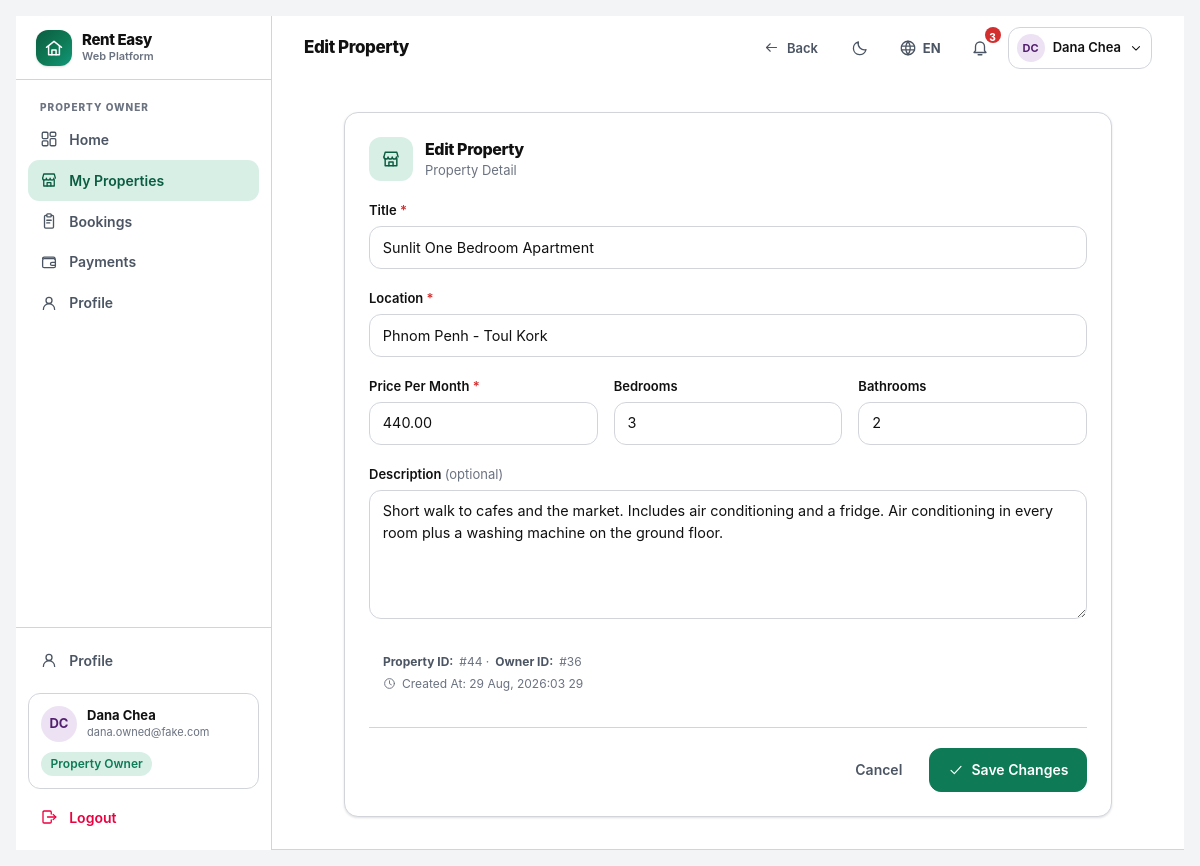
/owner/properties/44/edit/ (signed in), run on the app's committed database.
### accounts/models.py (models this page shows, shortened)
class User(AbstractBaseUser, PermissionsMixin):
    email = models.EmailField(unique=True, max_length=254)
    username = models.CharField(max_length=30, unique=True, validators=[USERNAME_VALIDATOR])
    full_name = models.CharField(max_length=120, blank=True)
    role = models.CharField(max_length=16, choices=Role.choices, default=Role.RENTER, db_index=True)
    is_active = models.BooleanField(default=True)
    is_staff = models.BooleanField(default=False)
    date_joined = models.DateTimeField(default=timezone.now)
    last_login_at = models.DateTimeField(null=True, blank=True)
    objects = UserManager()
    USERNAME_FIELD = "email"
    REQUIRED_FIELDS = ["username"]
    class Meta:
        ordering = ["full_name", "email"]
        indexes = [models.Index(fields=["role", "is_active"])]
    @property
    def display_name(self) -> str:
        return self.full_name.strip() or self.username or self.email
    @property
    def is_renter(self) -> bool:
        return self.role == Role.RENTER
    @property
    def is_owner(self) -> bool:
        return self.role == Role.OWNER
    @property
    def avatar_hue(self) -> int:
        digest = sum(ord(c) for c in self.email)
        return (digest * 37) % 360

### listings/models.py (models this page shows, shortened)
class Property(models.Model):
    title = models.CharField(max_length=160)
    location = models.CharField(max_length=160, db_index=True)
    price_per_month = models.DecimalField(
        max_digits=10, decimal_places=2, validators=[MinValueValidator(0)], db_index=True
    )
    bedrooms = models.PositiveSmallIntegerField(default=1)
    bathrooms = models.PositiveSmallIntegerField(default=1)
    description = models.TextField(blank=True)
    owner = models.ForeignKey(settings.AUTH_USER_MODEL, on_delete=models.CASCADE, related_name="properties")
    created_at = models.DateTimeField(default=timezone.now)
    updated_at = models.DateTimeField(auto_now=True)
    objects = PropertyQuerySet.as_manager()
    class Meta:
        ordering = ["-created_at"]
        indexes = [
            models.Index(fields=["owner", "-created_at"]),
            models.Index(fields=["location", "price_per_month"]),
        ]

### listings/views.py (the view)
# urls.py: path("owner/properties/<int:pk>/edit/", views.owner_edit, name="owner_edit"),
@http_methods("GET", "POST")
@login_required
@role_guard("is_owner")
def owner_edit(request, pk: int):
    property_obj = get_object_or_404(Property, pk=pk, owner=request.user)
    form = PropertyForm(request.POST or None, instance=property_obj)
    if request.method == "POST" and form.is_valid():
        form.save()
        request.session["renteasy_flash"] = "property_updated"
        return redirect("listings:owner_list")
    return render(
        request,
        "listings/owner_form.html",
        {"form": form, "mode": "edit", "property": property_obj, "title_key": "edit_property", "submit_key": "save_changes"},
    )

### core/context_processors.py (called while the page is built)
def site(request):
    return {
        "SITE_NAME": "Rent Easy",
        "SUPPORTED_LANGUAGES": [
            {"code": code, "label": meta["label"], "native_label": meta["native_label"], "flag": meta["flag"]}
            for code, meta in i18n.LANGUAGES.items()
        ],
        "DEFAULT_LANGUAGE": i18n.DEFAULT_LANGUAGE,
        "DEBUG": settings.DEBUG,
    }

def i18n_context(request):
    language = getattr(request, "LANGUAGE_CODE_UI", i18n.DEFAULT_LANGUAGE)
    return {
        "LANG": language,
        "IS_KHMER": language == "km",
        "T": getattr(request, "translator", None) or i18n.Translator(language),
        "THEME": getattr(request, "theme", "light"),
        "IS_DARK": getattr(request, "theme", "light") == "dark",
    }

### core/i18n.py (called while the page is built)
    def __call__(self, key: str, /, **kwargs) -> str:
        pair = CATALOG.get(key)
        if pair is None:
            return key
        value = pair[1] if self.is_khmer else pair[0]
        if kwargs:
            try:
                return value.format(**kwargs)
            except (KeyError, IndexError, ValueError):
                return value
        return value

    def role_label(self, role: str | None) -> str:
        if not role:
            return self("unknown")
        return self(ROLE_KEYS.get(role, "unknown"))

### core/icons.py (called while the page is built)
def render_icon(name: str, size: int | str = 20, class_name: str = "", stroke_width: float | str | None = None) -> str:
    body = ICONS.get(name)
    if body is None:
        body = ICONS["info"]
    attrs = _STROKE_ATTRS
    if stroke_width is not None:
        attrs = attrs.replace('stroke-width="1.75"', f'stroke-width="{stroke_width}"')
    cls = f' class="{class_name}"' if class_name else ""
    return f'<svg {attrs}{cls} width="{size}" height="{size}">{body}</svg>'

### core/templatetags/ui.py (called while the page is built)
@register.simple_tag(name="icon")
def icon_tag(name: str, size: int = 20, css_class: str = "", stroke_width=None) -> str:
    return mark_safe(icon_lib.render_icon(name, size=size, class_name=css_class, stroke_width=stroke_width))

def _translator(context) -> Translator:
    t = context.get("T")
    return t if isinstance(t, Translator) else Translator("en")

def _active_language() -> str:
    return django_translation.get_language() or i18n_DEFAULT_LANGUAGE

@register.simple_tag(takes_context=True)
def role_label(context, role):
    return {"label": _translator(context).role_label(role), "raw": role or ""}

### notifications/services.py (called while the page is built)
def unread_count(user) -> int:
    if not user or not user.is_authenticated:
        return 0
    return unread_for(user).count()

### templates/listings/owner_form.html (shortened to what this page needs)
{% extends "base.html" %}
{% load ui humanize %}
{% block page_title %}{{ title_key|t }}{% endblock %}
{% block topbar_actions %}
<a href="{% url 'listings:owner_list' %}" class="btn btn-ghost btn-sm">{% icon "arrow-left" 15 %} {% t 'back' %}</a>
{% endblock %}
{% block content %}
<div class="mx-auto max-w-3xl">
  <section class="app-card p-5 sm:p-6">
    <div class="mb-5 flex items-start gap-3">
      <span class="grid h-11 w-11 shrink-0 place-items-center rounded-xl bg-primary-soft text-primary-dark">{% icon "store" 20 %}</span>
      <div class="min-w-0">
        <h2 class="text-[16px] font-extrabold tracking-tight">{{ title_key|t }}</h2>
        <p class="text-[13px] text-ink-3">{% t 'property_detail' %}</p>
      </div>
    </div>
    <form method="post" class="space-y-5" data-validate>
      <div>
        <label class="form-label" for="id_title">{% t 'title_label' %} <span class="text-danger">*</span></label>
        <input type="text" name="title" id="id_title" class="form-input" maxlength="160" required
               value="{{ form.title.value|default:'' }}">
      </div>
      <div>
        <label class="form-label" for="id_location">{% t 'location' %} <span class="text-danger">*</span></label>
        <input type="text" name="location" id="id_location" class="form-input" maxlength="160" required
               value="{{ form.location.value|default:'' }}">
      </div>
      <div class="grid gap-4 sm:grid-cols-3">
        <div>
          <label class="form-label" for="id_price_per_month">{% t 'price_per_month' %} <span class="text-danger">*</span></label>
          <input type="number" name="price_per_month" id="id_price_per_month" class="form-input" min="0" step="1" required
                 value="{{ form.price_per_month.value|default:'' }}">
        </div>
        <div>
          <label class="form-label" for="id_bedrooms">{% t 'bedrooms' %}</label>
          <input type="number" name="bedrooms" id="id_bedrooms" class="form-input" min="0" max="99" step="1"
                 value="{{ form.bedrooms.value|default:'2' }}">
        </div>
        <div>
          <label class="form-label" for="id_bathrooms">{% t 'bathrooms' %}</label>
          <input type="number" name="bathrooms" id="id_bathrooms" class="form-input" min="0" max="99" step="1"
                 value="{{ form.bathrooms.value|default:'1' }}">
        </div>
      </div>
      <div>
        <label class="form-label" for="id_description">{% t 'description' %} <span class="font-normal text-ink-3">({% t 'optional' %})</span></label>
        <textarea name="description" id="id_description" rows="5" class="form-input">{{ form.description.value|default:'' }}</textarea>
      </div>
      {% if mode == "edit" and property %}
        <div class="rounded-xl bg-surface-2 p-3.5 text-[12px] text-ink-3">
          <p class="flex items-center gap-1.5"><strong class="text-ink-2">{% t 'property_id' %}:</strong> #{{ property.pk }} · <strong class="text-ink-2">{% t 'owner_id' %}:</strong> #{{ property.owner_id }}</p>
          <p class="mt-1 flex items-center gap-1.5">{% icon "clock" 13 %} {% t 'created_at' %}: {{ property.created_at|pretty_date }}</p>
        </div>
      {% endif %}
      <div class="flex flex-col-reverse gap-2 border-t border-hairline pt-5 sm:flex-row sm:justify-end">
        <a href="{% url 'listings:owner_list' %}" class="btn btn-ghost">{% t 'cancel' %}</a>
        <button type="submit" class="btn btn-primary">{% icon "check" 16 %} {{ submit_key|t }}</button>
      </div>
    </form>
  </section>
</div>
{% endblock %}

### templates/base.html (shortened to what this page needs)
{% load static ui i18n %}<!doctype html>
<html lang="{{ LANG }}" class="{% if IS_DARK %}dark{% endif %}">
<head>
<link rel="stylesheet" href="{% static 'css/app.css' %}">
</head>
<body class="min-h-screen bg-canvas text-ink font-sans antialiased">
<div class="flex min-h-screen">
  {% if user.is_authenticated %}
  <aside class="hidden lg:flex lg:w-64 xl:w-72 shrink-0 flex-col border-r border-hairline bg-surface">
    <div class="flex h-16 items-center gap-2.5 border-b border-hairline px-5">
      <span class="grid h-9 w-9 place-items-center rounded-xl hero-gradient text-white shadow-sm">{% icon "logo" 20 %}</span>
      <span class="flex flex-col leading-tight">
        <span class="text-[15px] font-extrabold tracking-tight">{{ SITE_NAME }}</span>
        <span class="text-[11px] font-semibold text-ink-3">{% t 'platform_tag' %}</span>
      </span>
    </div>
    {% include "partials/_nav_sidebar.html" %}
  </aside>
  {% endif %}
  <div class="flex min-w-0 flex-1 flex-col">
    {% if user.is_authenticated %}
<header class="sticky top-0 z-40 border-b border-hairline bg-surface/95 backdrop-blur">
  <div class="flex h-16 items-center gap-3 px-4 sm:px-6 lg:px-8">
    <div class="min-w-0">
      <h1 class="truncate text-[17px] font-extrabold tracking-tight">{% block page_title %}{% t 'home' %}{% endblock %}</h1>
    </div>
    <div class="ms-auto flex items-center gap-1.5 sm:gap-2">
      {% block topbar_actions %}{% endblock %}
      {% include "partials/_preferences_inline.html" %}
      {% include "partials/_notifications.html" %}
      <div class="relative" data-dropdown>
        <button type="button" data-dropdown-toggle
                class="flex items-center gap-2 rounded-xl border border-hairline px-2 py-1.5 hover:border-primary transition-colors"
                aria-haspopup="true" aria-expanded="false">
          <span class="grid h-7 w-7 place-items-center rounded-full text-[11px] font-bold"
                style="background-color: hsl({{ user.avatar_hue }} 42% 92%); color: hsl({{ user.avatar_hue }} 55% 28%);">
            {{ user.display_name|initials }}
          </span>
          <span class="hidden text-[13px] font-semibold sm:block">{{ user.display_name }}</span>
          {% icon "chevron-down" 14 %}
        </button>
            <span class="pill pill-approved mt-2">{% role_label user.role as rl %}{{ rl.label }}</span>
      </div>
    </div>
  </div>
    {% endif %}
    <main id="main" class="flex-1">
      {% block content_wrapper %}
        <div class="mx-auto w-full max-w-7xl px-4 py-6 sm:px-6 lg:px-8 lg:py-8">
          {% block content %}{% endblock %}
        </div>
      {% endblock %}
    </main>
  </div>
</div>
</body>
</html>

### templates/partials/_nav_sidebar.html (shortened to what this page needs)
{% load ui %}
<nav class="flex-1 overflow-y-auto px-3 py-4">
  {% if user.is_renter %}
    {% include "partials/_nav_group_renter.html" %}
  {% elif user.is_owner %}
    {% include "partials/_nav_group_owner.html" %}
  {% elif user.is_superadmin_role %}
    {% include "partials/_nav_group_console.html" %}
  {% endif %}
</nav>
<div class="border-t border-hairline p-3">
  <a href="{% url 'profile' %}" class="nav-item {% nav_active 'profile' 'role_select' %}">
    {% icon "user" 18 %}
    <span class="flex-1 truncate">{% t 'profile' %}</span>
  </a>
  <div class="mt-3 rounded-xl border border-hairline bg-surface-2 p-3">
    <div class="flex items-center gap-2.5">
      <span class="grid h-9 w-9 shrink-0 place-items-center rounded-full text-[13px] font-bold"
            style="background-color: hsl({{ user.avatar_hue }} 42% 92%); color: hsl({{ user.avatar_hue }} 55% 28%);">
        {{ user.display_name|initials }}
      </span>
      <span class="min-w-0 flex-1">
        <span class="block truncate text-[13px] font-bold leading-tight">{{ user.display_name }}</span>
        <span class="block truncate text-[11px] text-ink-3">{{ user.email }}</span>
      </span>
    </div>
    <span class="pill pill-approved mt-2.5">{% role_label user.role as rl %}{{ rl.label }}</span>
  </div>
  <form method="post" action="{% url 'logout' %}" class="mt-2">
    <button type="submit" class="nav-item w-full text-rose-600 hover:bg-rose-50 hover:text-rose-700 dark:text-rose-400 dark:hover:bg-rose-950/40">
      {% icon "logout" 18 %}
      <span>{% t 'logout' %}</span>
    </button>
  </form>
</div>

### static/css/app.css (style rules this page uses)
:root { --canvas:#f3f4f6;--surface:#fff;--surface-2:#fff;--ink:#111;--ink-2:#4b5563;--ink-3:#6b7280;--hairline:#d1d5db;color-scheme:light }

### data on the page
User: display_name|initials "DC", display_name "Dana Chea", email "dana.owned@fake.com"
Property: title "Sunlit One Bedroom Apartment", location "Phnom Penh - Toul Kork", price_per_month "440.00", description "Short walk to cafes and the market. Includes air conditioning and a fridge. Air conditioning in every room plus a washing machine on the ground floor.", pk "44", owner_id "36", created_at|pretty_date "29 Aug, 2026:03 29"

### other printed values
{{ SITE_NAME }} "Rent Easy"
{{ rl.label }} "Property Owner"
{{ title_key|t }} "Edit Property"
{{ LANG|upper }} "EN"
{{ unread_count }} "3"
{{ submit_key|t }} "Save Changes"
